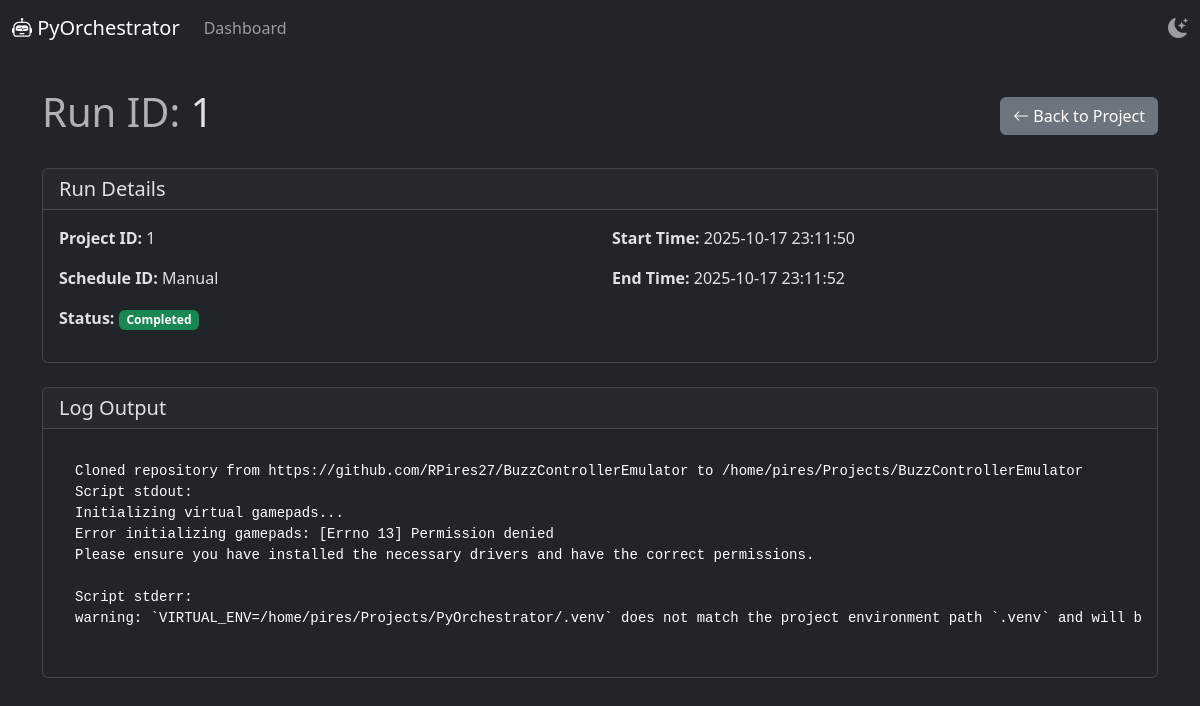
Screenshot of /runs/1 with the database file from the repository.
### app/models/run.py (models this page shows)
class Run(Base):
    __tablename__ = "runs"
    id = Column(Integer, primary_key=True, index=True)
    project_id = Column(Integer, ForeignKey("projects.id"))
    schedule_id = Column(Integer, ForeignKey("schedules.id"), nullable=True)
    start_time = Column(DateTime, default=datetime.now)
    end_time = Column(DateTime, nullable=True)
    status = Column(String, default="pending") # pending, running, completed, failed
    log_output = Column(String, nullable=True)
    project = relationship("Project", back_populates="runs")
    schedule = relationship("Schedule", back_populates="runs")

### app/main.py (the view)
@app.get("/runs/{run_id}", response_class=HTMLResponse)
async def run_detail(request: Request, run_id: int, db: Session = Depends(get_db)):
    run = crud_run.get_run(db, run_id=run_id)
    if run is None:
        logger.warning(f"Attempted to view details of non-existent run with ID: {run_id}")
        raise HTTPException(status_code=404, detail="Run not found")
    logger.info(f"Run detail page accessed for run ID: {run_id}")
    return templates.TemplateResponse("run_detail.html", {"request": request, "run": run})

### templates/run_detail.html (shortened to what this page needs)
{% extends "base.html" %}
{% block content %}
<div class="d-flex justify-content-between align-items-center mb-4">
    <h1><span class="text-muted">Run ID:</span> {{ run.id }}</h1>
    <div>
        <a href="/projects/{{ run.project_id }}" class="btn btn-secondary"><i class="bi bi-arrow-left"></i> Back to Project</a>
    </div>
</div>
<div class="card mb-4">
    <div class="card-header">
        <h2 class="h5 mb-0">Run Details</h2>
    </div>
    <div class="card-body">
        <div class="row">
            <div class="col-md-6">
                <p><strong>Project ID:</strong> {{ run.project_id }}</p>
                <p><strong>Schedule ID:</strong> {{ run.schedule_id if run.schedule_id else 'Manual' }}</p>
            </div>
            <div class="col-md-6">
                <p><strong>Start Time:</strong> {{ run.start_time.strftime('%Y-%m-%d %H:%M:%S') }}</p>
                <p><strong>End Time:</strong> {{ run.end_time.strftime('%Y-%m-%d %H:%M:%S') if run.end_time else 'N/A' }}</p>
            </div>
        </div>
        <p><strong>Status:</strong>
            {% if run.status == 'completed' %}
            <span class="badge bg-success">Completed</span>
            {% elif run.status == 'failed' %}
            <span class="badge bg-danger">Failed</span>
            {% elif run.status == 'running' %}
            <span class="badge bg-primary">Running</span>
            {% else %}
            <span class="badge bg-secondary">{{ run.status }}</span>
            {% endif %}
        </p>
    </div>
</div>
<div class="card">
    <div class="card-header">
        <h2 class="h5 mb-0">Log Output</h2>
    </div>
    <div class="card-body">
        <pre class="bg-dark text-white p-3 rounded"><code>{{ run.log_output if run.log_output else 'No log output' }}</code></pre>
    </div>
</div>
{% endblock %}

### templates/base.html (style rules this page uses)
body { min-height: 100vh; }

### rows the page displays
Run: id "1", project_id "1", start_time "2025-10-17 23:11:50", end_time "2025-10-17 23:11:52", log_output "Cloned repository from https://github.com/RPires27/BuzzControllerEmulator to /home/pires/Projects/BuzzControllerEmulator Script stdout: Initializing virtual gamepads... Error initializing gamepads: [Errno 13] Permission denied Please ensure you have installed the necessary drivers and have the correct permissions. Script stderr: warning: `VIRTUAL_ENV=/home/pires/Projects/PyOrchestrator/.venv` does not match the project environment path `.venv` and will…"

### other values shown
{{ run.schedule_id if run.schedule_id else 'Manual' }} "Manual"
